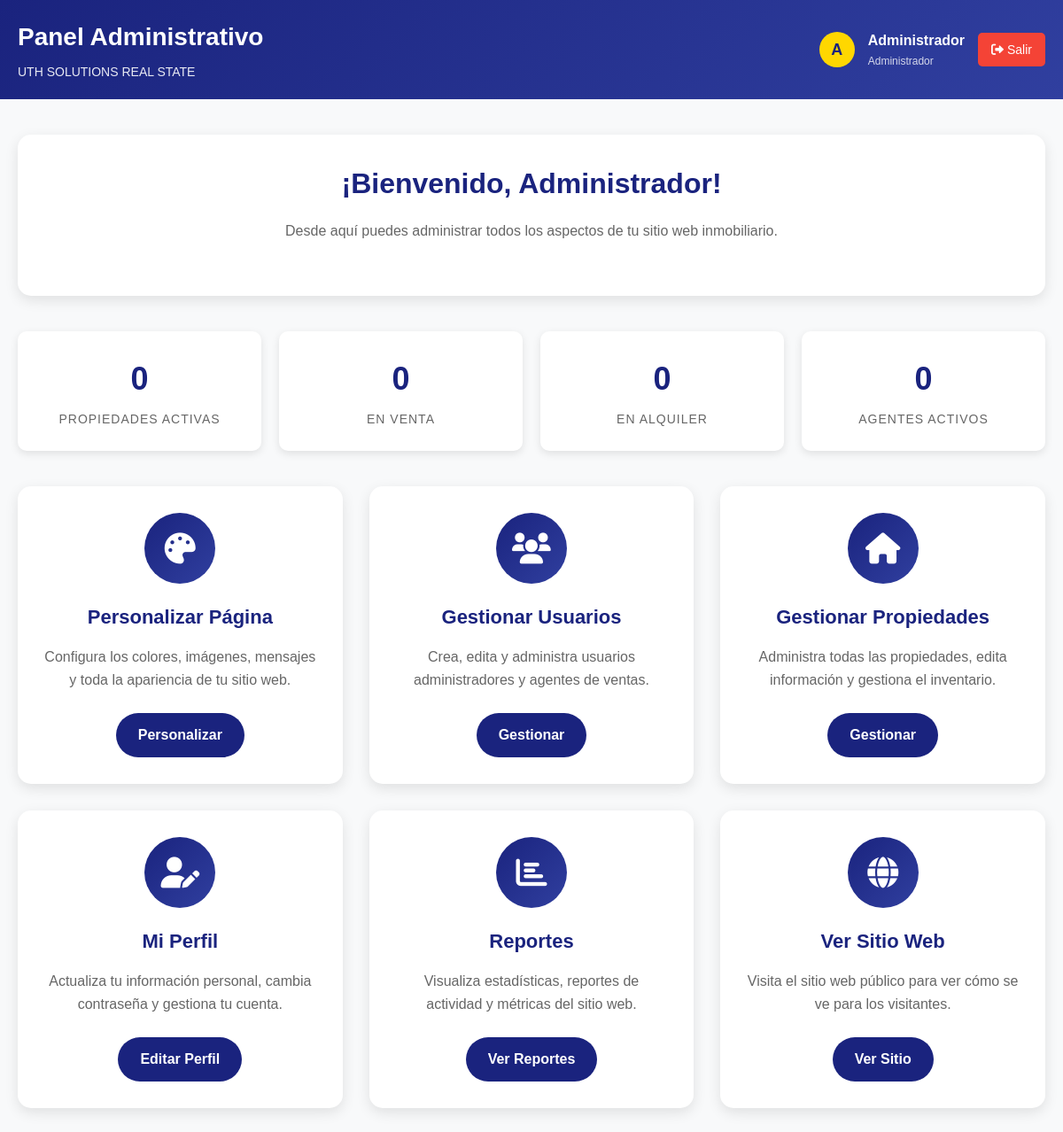
Page /admin/dashboard.php (signed in) on the committed database.
### tables this page shows
CREATE TABLE usuarios (
    id INT AUTO_INCREMENT PRIMARY KEY,
    nombre VARCHAR(100) NOT NULL,
    telefono VARCHAR(20),
    correo VARCHAR(100),
    email VARCHAR(100) UNIQUE NOT NULL,
    usuario VARCHAR(50) UNIQUE NOT NULL,
    contrasena VARCHAR(255) NOT NULL,
    privilegio ENUM('administrador', 'agente') DEFAULT 'agente',
    fecha_creacion TIMESTAMP DEFAULT CURRENT_TIMESTAMP,
    fecha_actualizacion TIMESTAMP DEFAULT CURRENT_TIMESTAMP ON UPDATE CURRENT_TIMESTAMP
);

### sesiones.php (called while the page is built, shortened)
<?php
require_once 'conexion.php';
function estaLogueado() {
    return isset($_SESSION['loggedin']) && $_SESSION['loggedin'] === true;
}
function obtenerUsuarioActual() {
    global $conexion;
    try {
        $stmt = $conexion->prepare("SELECT * FROM usuarios WHERE id = ?");
        $stmt->execute([$_SESSION['user_id']]);
        return $stmt->fetch();
    } catch(PDOException $e) {
        return null;
    }
}
?>

### admin/dashboard.php (the view, shortened to what this page needs)
<?php
require_once '../sesiones.php';
$usuario_actual = obtenerUsuarioActual();
?>
<!DOCTYPE html>
<html lang="es">
<head>
    <link rel="stylesheet" href="../css/style.css">
    <link rel="stylesheet" href="https://cdnjs.cloudflare.com/ajax/libs/font-awesome/6.0.0/css/all.min.css">
</head>
<body>
    <div class="admin-container">
        <header class="admin-header">
            <div class="admin-header-content">
                <div class="admin-title">
                    <h1>Panel Administrativo</h1>
                    <p>UTH SOLUTIONS REAL STATE</p>
                </div>
                <div class="user-info">
                    <div class="user-avatar">
                        <?= strtoupper(substr($usuario_actual['nombre'], 0, 1)) ?>
                    </div>
                    <div class="user-details">
                        <h3><?= htmlspecialchars($usuario_actual['nombre']) ?></h3>
                        <p><?= ucfirst($usuario_actual['privilegio']) ?></p>
                    </div>
                    <a href="logout.php" class="logout-btn">
                        <i class="fas fa-sign-out-alt"></i> Salir
                    </a>
                </div>
            </div>
        </header>
        <div class="admin-content">
            <div class="welcome-section">
                <h2>¡Bienvenido, <?= htmlspecialchars($usuario_actual['nombre']) ?>!</h2>
                <p>Desde aquí puedes administrar todos los aspectos de tu sitio web inmobiliario.</p>
            </div>
            <?php
            try {
                $stmt = $conexion->prepare("SELECT COUNT(*) as total FROM propiedades WHERE estado = 'activa'");
                $stmt->execute();
                $total_propiedades = $stmt->fetch()['total'];
                $stmt = $conexion->prepare("SELECT COUNT(*) as total FROM propiedades WHERE tipo = 'venta' AND estado = 'activa'");
                $stmt->execute();
                $total_ventas = $stmt->fetch()['total'];
                $stmt = $conexion->prepare("SELECT COUNT(*) as total FROM propiedades WHERE tipo = 'alquiler' AND estado = 'activa'");
                $stmt->execute();
                $total_alquileres = $stmt->fetch()['total'];
                $stmt = $conexion->prepare("SELECT COUNT(*) as total FROM usuarios WHERE privilegio = 'agente'");
                $stmt->execute();
                $total_agentes = $stmt->fetch()['total'];
            } catch(PDOException $e) {
                $total_propiedades = $total_ventas = $total_alquileres = $total_agentes = 0;
            }
            ?>
            <div class="stats-section">
                <div class="stats-grid">
                    <div class="stat-card">
                        <div class="stat-number"><?= $total_propiedades ?></div>
                        <div class="stat-label">Propiedades Activas</div>
                    </div>
                    <div class="stat-card">
                        <div class="stat-number"><?= $total_ventas ?></div>
                        <div class="stat-label">En Venta</div>
                    </div>
                    <div class="stat-card">
                        <div class="stat-number"><?= $total_alquileres ?></div>
                        <div class="stat-label">En Alquiler</div>
                    </div>
                    <div class="stat-card">
                        <div class="stat-number"><?= $total_agentes ?></div>
                        <div class="stat-label">Agentes Activos</div>
                    </div>
                </div>
            </div>
            <div class="admin-options">
                <div class="option-card">
                    <div class="option-icon">
                        <i class="fas fa-palette"></i>
                    </div>
                    <h3>Personalizar Página</h3>
                    <p>Configura los colores, imágenes, mensajes y toda la apariencia de tu sitio web.</p>
                    <a href="personalizar.php" class="option-btn">Personalizar</a>
                </div>
                <div class="option-card">
                    <div class="option-icon">
                        <i class="fas fa-users"></i>
                    </div>
                    <h3>Gestionar Usuarios</h3>
                    <p>Crea, edita y administra usuarios administradores y agentes de ventas.</p>
                    <a href="usuarios.php" class="option-btn">Gestionar</a>
                </div>
                <div class="option-card">
                    <div class="option-icon">
                        <i class="fas fa-home"></i>
                    </div>
                    <h3>Gestionar Propiedades</h3>
                    <p>Administra todas las propiedades, edita información y gestiona el inventario.</p>
                    <a href="propiedades.php" class="option-btn">Gestionar</a>
                </div>
                <div class="option-card">
                    <div class="option-icon">
                        <i class="fas fa-user-edit"></i>
                    </div>
                    <h3>Mi Perfil</h3>
                    <p>Actualiza tu información personal, cambia contraseña y gestiona tu cuenta.</p>
                    <a href="perfil.php" class="option-btn">Editar Perfil</a>
                </div>
                <div class="option-card">
                    <div class="option-icon">
                        <i class="fas fa-chart-bar"></i>
                    </div>
                    <h3>Reportes</h3>
                    <p>Visualiza estadísticas, reportes de actividad y métricas del sitio web.</p>
                    <a href="reportes.php" class="option-btn">Ver Reportes</a>
                </div>
                <div class="option-card">
                    <div class="option-icon">
                        <i class="fas fa-globe"></i>
                    </div>
                    <h3>Ver Sitio Web</h3>
                    <p>Visita el sitio web público para ver cómo se ve para los visitantes.</p>
                    <a href="../index.php" class="option-btn" target="_blank">Ver Sitio</a>
                </div>
            </div>
        </div>
    </div>
</body>
</html>

### css/style.css (style rules this page uses)
* { margin: 0; padding: 0; box-sizing: border-box; }
html { scroll-behavior: smooth; }
body { font-family: 'Arial', sans-serif; line-height: 1.6; color: #333; }

### admin/dashboard.php (style rules this page uses)
.admin-container { min-height: 100vh; background: #f8f9fa; }
.admin-header { background: linear-gradient(135deg, #1a237e 0%, #303f9f 100%); color: white; padding: 20px 0; }
.admin-header-content { max-width: 1200px; margin: 0 auto; padding: 0 20px; display: flex; justify-content: space-between; align-items: center; }
.admin-title h1 { font-size: 28px; margin-bottom: 5px; }
.admin-title p { opacity: 0.9; font-size: 14px; }
.user-info { display: flex; align-items: center; gap: 15px; }
.user-avatar { width: 40px; height: 40px; background: #ffd700; border-radius: 50%; display: flex; align-items: center; justify-content: center; color: #1a237e; font-weight: bold; font-size: 18px; }
.user-details h3 { font-size: 16px; margin-bottom: 2px; }
.user-details p { font-size: 12px; opacity: 0.8; }
.logout-btn { background: #f44336; color: white; padding: 8px 15px; border: none; border-radius: 5px; text-decoration: none; font-size: 14px; transition: background 0.3s; }
.admin-content { max-width: 1200px; margin: 0 auto; padding: 40px 20px; }
.welcome-section { background: white; padding: 30px; border-radius: 15px; box-shadow: 0 5px 15px rgba(0,0,0,0.1); margin-bottom: 40px; text-align: center; }
.welcome-section h2 { color: #1a237e; font-size: 32px; margin-bottom: 15px; }
.welcome-section p { color: #666; font-size: 16px; margin-bottom: 30px; }
.admin-options { display: grid; grid-template-columns: repeat(auto-fit, minmax(300px, 1fr)); gap: 30px; }
.option-card { background: white; padding: 30px; border-radius: 15px; box-shadow: 0 5px 15px rgba(0,0,0,0.1); text-align: center; transition: transform 0.3s, box-shadow 0.3s; }
.option-icon { width: 80px; height: 80px; background: linear-gradient(135deg, #1a237e, #303f9f); border-radius: 50%; display: flex; align-items: center; justify-content: center; margin: 0 auto 20px; font-size: 35px; color: white; }
.option-card h3 { color: #1a237e; font-size: 22px; margin-bottom: 15px; }
.option-card p { color: #666; margin-bottom: 25px; line-height: 1.6; }
.option-btn { background: #1a237e; color: white; padding: 12px 25px; border: none; border-radius: 25px; text-decoration: none; font-weight: bold; transition: background 0.3s; display: inline-block; }
.stats-section { margin-bottom: 40px; }
.stats-grid { display: grid; grid-template-columns: repeat(auto-fit, minmax(250px, 1fr)); gap: 20px; }
.stat-card { background: white; padding: 25px; border-radius: 10px; box-shadow: 0 3px 10px rgba(0,0,0,0.1); text-align: center; }
.stat-number { font-size: 36px; font-weight: bold; color: #1a237e; margin-bottom: 5px; }
.stat-label { color: #666; font-size: 14px; text-transform: uppercase; letter-spacing: 1px; }

### rows in the picture
usuarios: nombre "A", nombre "Administrador", privilegio "Administrador"

### other values in the picture
$total_propiedades "0"
$total_ventas "0"
$total_alquileres "0"
$total_agentes "0"
